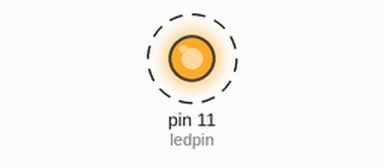
A sketch run on a simulated Arduino Uno, built with avr-gcc and run on an emulated ATmega328P. Shown: output pins drawn as LEDs (lit = HIGH). Dashed ring = blinking. What the sketch prints to the serial monitor is not drawn.

Above: at 0.5 s.
Timing chart, 0 to 4.6 s (numbered marks = the images above):
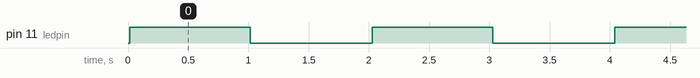

Measured:
- by itself, pin 11 (ledpin): alternates HIGH for 1.0 s and LOW for 1.0 s

The sketch:

FuelPump.ino
```cpp
#include <OneWire.h>

// This is the pin with the 1-Wire bus on it
OneWire ds(2);

// unique serial number read from the key
byte addr[8];

// poll delay (I think 750ms is a magic number for iButton)
int del = 1000;

// Teensy 2.0 has an LED on port 11
int ledpin = 11;

char dataStrings[50] = {0};

void setup() {
  Serial.begin(9600);
  pinMode(ledpin, OUTPUT);
}

void loop() {
  byte result;

  // search looks through all devices on the bus
  ds.reset_search();

  if(result = !ds.search(addr)) {
    // Serial.println("Scanning...");
  } else if(OneWire::crc8(addr, 7) != addr[7]) {
    Serial.println("Invalid CRC");
    delay(del);
    return;
  } else {

    sprintf(dataStrings, "%02X:%02X:%02X:%02X:%02X:%02X:%02X:%02X",addr[7],addr[6],addr[5],addr[4],addr[3],addr[2],addr[1],addr[0]);
    /*
    for(byte i=0; i<8; i++) {
      Serial.print(addr[i], HEX);
      Serial.print(" ");
    }
    Serial.print("\n");
    */
    Serial.print(dataStrings);
    Serial.print("\n");
    digitalWrite(ledpin, HIGH);
    delay(1000);
    digitalWrite(ledpin, LOW);
  }

  delay(del);
  return;
}
```
